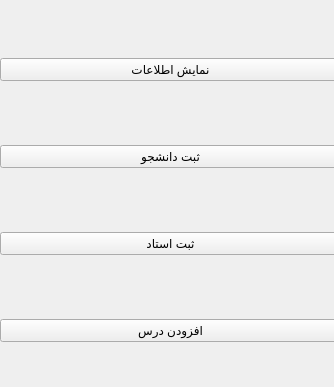
<?xml version="1.0" encoding="UTF-8"?>
<ui version="4.0">
 <class>AdminMainWindow</class>
 <widget class="QWidget" name="AdminMainWindow">
  <property name="geometry">
   <rect>
    <x>0</x>
    <y>0</y>
    <width>334</width>
    <height>387</height>
   </rect>
  </property>
  <property name="windowTitle">
   <string>AdminMainWindow</string>
  </property>
  <widget class="QWidget" name="centralwidget">
   <property name="geometry">
    <rect>
     <x>0</x>
     <y>0</y>
     <width>341</width>
     <height>401</height>
    </rect>
   </property>
   <layout class="QVBoxLayout" name="verticalLayout">
    <item>
     <widget class="QPushButton" name="showInfoButton">
      <property name="text">
       <string>نمایش اطلاعات</string>
      </property>
     </widget>
    </item>
    <item>
     <widget class="QPushButton" name="addStudentButton">
      <property name="text">
       <string>ثبت دانشجو</string>
      </property>
     </widget>
    </item>
    <item>
     <widget class="QPushButton" name="addMasterButton">
      <property name="text">
       <string>ثبت استاد</string>
      </property>
     </widget>
    </item>
    <item>
     <widget class="QPushButton" name="addCourseButton">
      <property name="text">
       <string>افزودن درس</string>
      </property>
     </widget>
    </item>
   </layout>
  </widget>
 </widget>
 <resources/>
 <connections/>
</ui>
